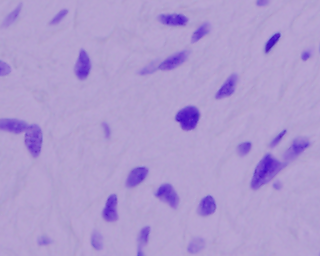
#> input picture RU/Лек6/nuclea.png, 320 x 256 px
$ jupyter execute Lecture_4_Filtering_and_Segmentation.ipynb   (shell and % lines are left out)   (older library calls are emulated)
#> lines starting #> are read from the running program, lines starting #| are printed output that depends on the picture
# Filtering

[cell 1]
import numpy as np
from scipy.signal import correlate2d, convolve2d
from skimage.io import imread, imshow
from skimage.transform import resize
from skimage import img_as_float, img_as_ubyte
import matplotlib.pyplot as plt

# Image segmentation

[cell 2]
from skimage.io import imread, imsave, imshow
from skimage.exposure import equalize_hist, rescale_intensity
from skimage.filters import try_all_threshold, inverse
import numpy as np
import matplotlib.pyplot as plt

[cell 3]
img = 1 - imread('nuclea.png', as_grey=True)
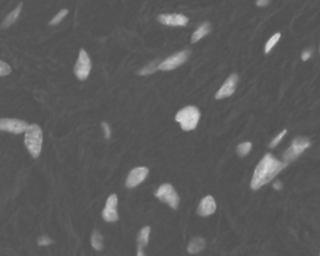
#> img: shape (256, 320) float64; min 0.304, max 0.87, mean 0.361
plt.figure(figsize=(10,4))
plt.subplot(121)
imshow(img)
plt.subplot(122)
plt.hist(img.ravel(), bins = 256);
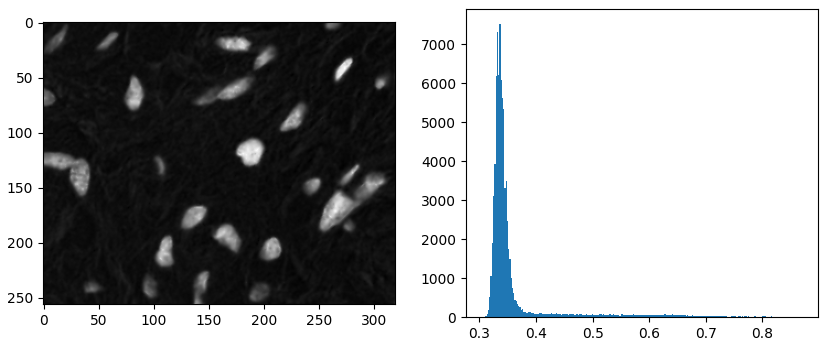
#> figure drawn by matplotlib, 2 panels; panel 2: tallest bar 7529 high, from x = 0.335 to 0.337

## Supervised segmentation

[cell 4]
img_new = rescale_intensity(img)
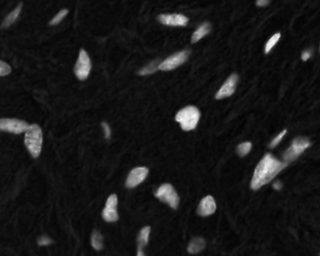
#> img_new: shape (256, 320) float64; min 0, max 1, mean 0.101
plt.figure(figsize=(10,4))
plt.subplot(121)
imshow(img_new)
plt.subplot(122)
plt.hist(img_new.ravel(), bins = 256);
plt.vlines(0.1, 0, 8000, colors = 'r')
plt.vlines(0.2, 0, 8000, colors = 'r')
plt.vlines(0.3, 0, 8000, colors = 'r')
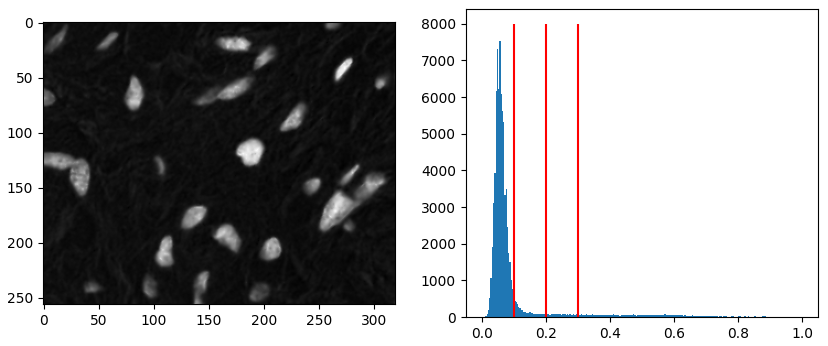
#> figure drawn by matplotlib, 2 panels; panel 2: tallest bar 7529 high, from x = 0.0547 to 0.0586

[cell 5]
plt.figure(figsize=(15,5))
plt.subplot(131)
imshow(img_new > 0.1)
plt.title('threshlod = 0.1')
plt.subplot(132)
imshow(img_new > 0.2)
plt.title('threshlod = 0.2')
plt.subplot(133)
imshow(img_new > 0.3)
plt.title('threshlod = 0.3')
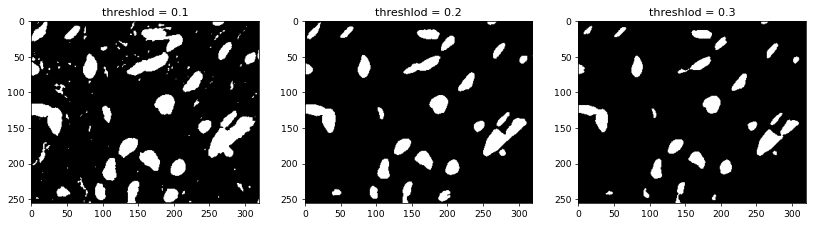
#> figure drawn by matplotlib, 3 panels

## Unsupervised segmentation
Adaptive methods for choosing the threshold
- Otsu
- Li
- Local

In Otsu's method we exhaustively search for the threshold that minimizes the intra-class variance (the variance within the class), defined as a weighted sum of variances of the two classes:

\begin{aligned}
\sigma_{w}^{2}(t) = \omega_{0}(t) \sigma_{0}^{2}(t)+ \omega_{1}(t) \sigma_{1}^{2}(t)
\end{aligned}

Weights $\omega _{0}$ and $\omega _{1}$ are the probabilities of the two classes separated by a threshold $t$ ,and $\sigma _{0}^{2}$ and $\sigma _{1}^{2}$ are variances of these two classes.

The class probability $\omega_{0,1}(t)$ is computed from the $L$ bins of the histogram:

\begin{aligned}
\omega_{0}(t)&=\sum_{i=0}^{t-1}p(i)\\
\omega_{1}(t)&=\sum_{i=t}^{L-1}p(i)
\end{aligned}

Otsu shows that minimizing the intra-class variance is the same as maximizing inter-class variance:

\begin{aligned}
\sigma_{b}^{2}(t)&=\sigma ^{2}-\sigma_{w}^{2}(t)=\omega_{0}(\mu_{0}-\mu_{T})^{2}+\omega_{1}(\mu_{1}-\mu_{T})^{2}\\
&=\omega_{0}(t)\omega_{1}(t)\left[\mu_{0}(t)-\mu_{1}(t)\right]^{2}
\end{aligned}

which is expressed in terms of class probabilities $\omega$  and class means $\mu$.

while the class mean $\mu_{0,1,T}(t)$ is:

\begin{aligned}
\mu_{0}(t)&=\frac{\sum_{i=0}^{t-1}ip(i)}{\omega_{0}(t)} \\
\mu_{1}(t)&=\frac {\sum_{i=t}^{L-1}ip(i)}{\omega_{1}(t)} \\
\mu_{T}&=\sum_{i=0}^{L-1}ip(i)
\end{aligned}

The following relations can be easily verified:

\begin{aligned}
\omega_{0}\mu_{0}+\omega_{1}\mu_{1}&=\mu_{T}\\
\omega_{0}+\omega_{1}&=1
\end{aligned}

The class probabilities and class means can be computed iteratively. This idea yields an effective algorithm.

[cell 6]
try_all_threshold(img, figsize=(10, 20), verbose=False);
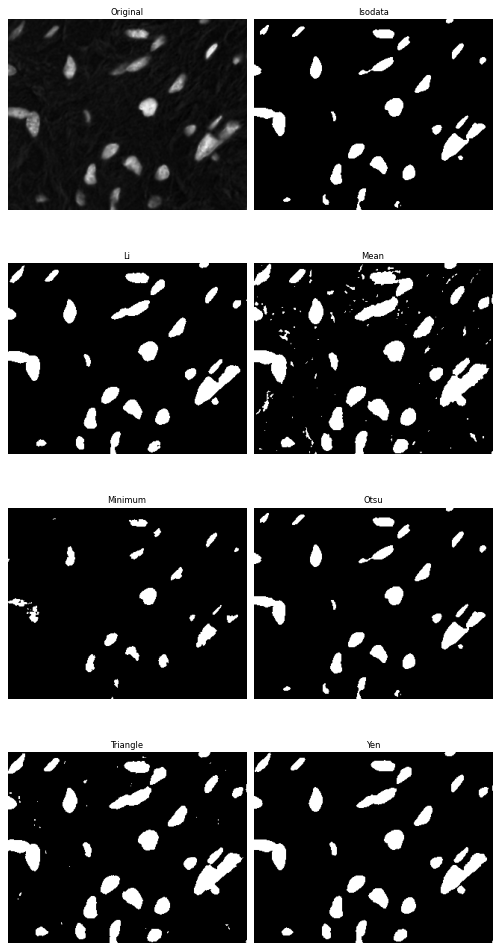
#> figure drawn by matplotlib, 8 panels

[cell 7]
img_hist, cent_bins, patches = plt.hist(img.ravel(), bins=256, range=(0,1))
#> img_hist = 256 values, max 12040 at index 85, min 0 at index 0, mean 320; cent_bins = 257 values from 0 to 1; patches = 256 items
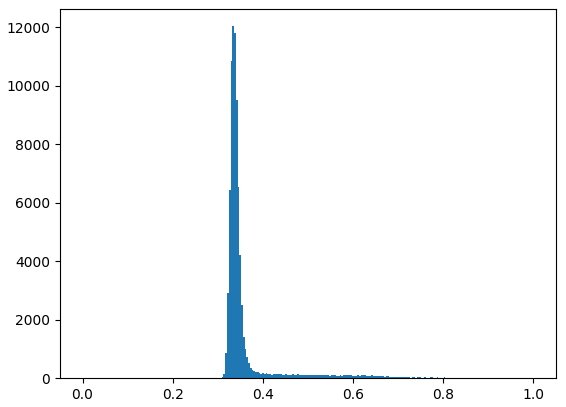
#> figure drawn by matplotlib, 1 panel; tallest bar 12040 high, from x = 0.332 to 0.336

[cell 8]
cent_bins.shape
#> Out = (257,)
